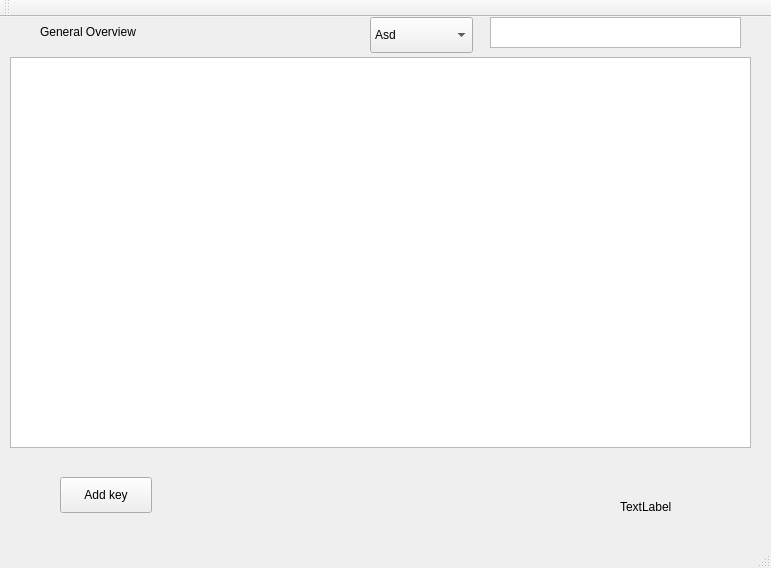
<?xml version="1.0" encoding="UTF-8"?>
<ui version="4.0">
 <class>MainWindow</class>
 <widget class="QMainWindow" name="MainWindow">
  <property name="geometry">
   <rect>
    <x>0</x>
    <y>0</y>
    <width>771</width>
    <height>568</height>
   </rect>
  </property>
  <property name="windowTitle">
   <string>MainWindow</string>
  </property>
  <widget class="QWidget" name="centralWidget">
   <widget class="QLabel" name="main_label">
    <property name="geometry">
     <rect>
      <x>40</x>
      <y>-1</y>
      <width>161</width>
      <height>31</height>
     </rect>
    </property>
    <property name="text">
     <string>General Overview</string>
    </property>
   </widget>
   <widget class="QComboBox" name="main_comboBox">
    <property name="geometry">
     <rect>
      <x>370</x>
      <y>0</y>
      <width>103</width>
      <height>36</height>
     </rect>
    </property>
    <item>
     <property name="text">
      <string>Asd</string>
     </property>
    </item>
    <item>
     <property name="text">
      <string>Fou</string>
     </property>
    </item>
   </widget>
   <widget class="QTextEdit" name="main_textEdit">
    <property name="geometry">
     <rect>
      <x>490</x>
      <y>0</y>
      <width>251</width>
      <height>31</height>
     </rect>
    </property>
   </widget>
   <widget class="QPushButton" name="main_pushButton">
    <property name="geometry">
     <rect>
      <x>60</x>
      <y>460</y>
      <width>92</width>
      <height>36</height>
     </rect>
    </property>
    <property name="text">
     <string>Add key</string>
    </property>
   </widget>
   <widget class="QLabel" name="main_result_count_label">
    <property name="geometry">
     <rect>
      <x>620</x>
      <y>480</y>
      <width>63</width>
      <height>20</height>
     </rect>
    </property>
    <property name="text">
     <string>TextLabel</string>
    </property>
   </widget>
   <widget class="QTableView" name="main_tableView">
    <property name="geometry">
     <rect>
      <x>10</x>
      <y>40</y>
      <width>741</width>
      <height>391</height>
     </rect>
    </property>
   </widget>
  </widget>
  <widget class="QMenuBar" name="menuBar">
   <property name="geometry">
    <rect>
     <x>0</x>
     <y>0</y>
     <width>771</width>
     <height>28</height>
    </rect>
   </property>
  </widget>
  <widget class="QToolBar" name="mainToolBar">
   <attribute name="toolBarArea">
    <enum>TopToolBarArea</enum>
   </attribute>
   <attribute name="toolBarBreak">
    <bool>false</bool>
   </attribute>
  </widget>
  <widget class="QStatusBar" name="statusBar"/>
 </widget>
 <layoutdefault spacing="6" margin="11"/>
 <resources/>
 <connections/>
</ui>
